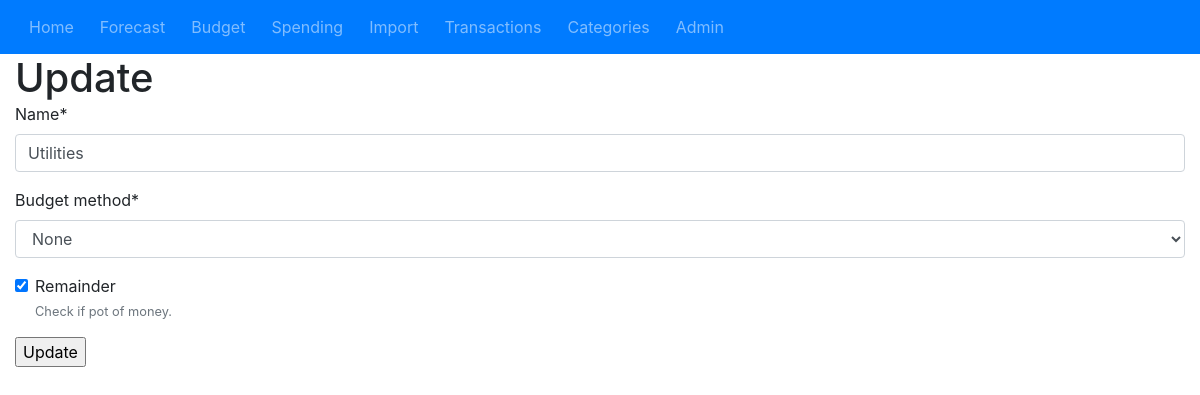
/category/update/group/2/, run on an earlier commit of the app's database.
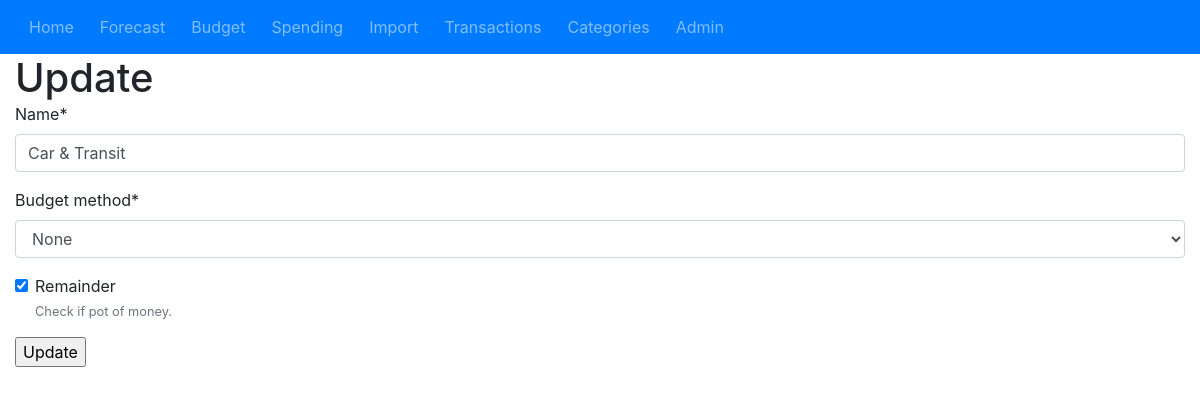
And on a later commit of the database.
### category/models.py (models this page shows, shortened)
class CategoryGroup(models.Model):
	name = models.CharField(max_length=50)
	budget_method = models.CharField(max_length=1, choices=BUDGET_METHOD, default='N')
	remainder = models.BooleanField(default=True, help_text='Check if pot of money.')
	class Meta:
		verbose_name='Category Group'

### category/views.py (the view, shortened to what this page needs)
# urls.py: path('update/group/<int:pk>/', CategoryGroupUpdateView.as_view(), name='category-group-update'),
class CategoryGroupUpdateView(UpdateView):
	model  = CategoryGroup
	template_name = 'category_form.html'
	fields=['name', 'budget_method', 'remainder']

### templates/category_form.html
{% extends "base.html" %}
{% load crispy_forms_tags %}
{% block main_content %}
	<h1>Update</h1>
	<form method="post">{% csrf_token %}
    	{{ form | crispy }}
   	 <input type="submit" value="Update">
	</form>
{% endblock %}

What changed in the data, as far as the page shows it:
changed CategoryGroup "None": name "Utilities" → "Car & Transit"
